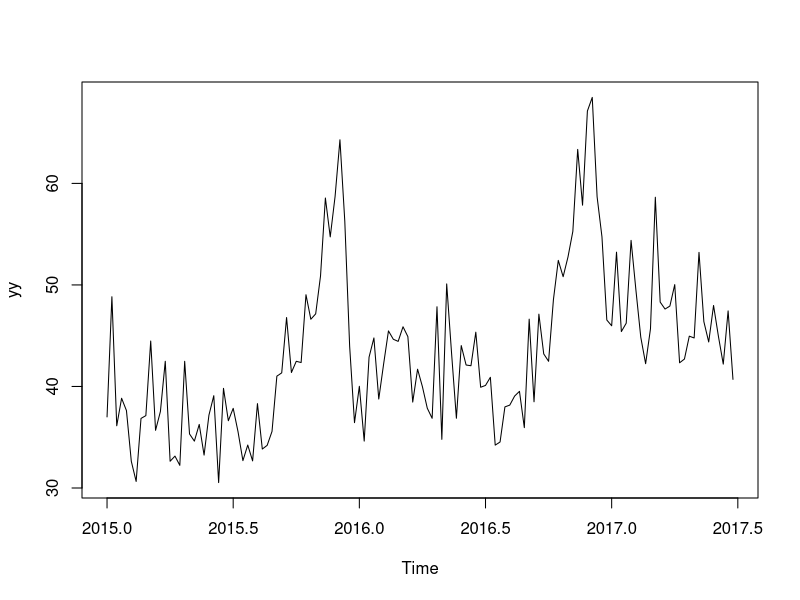
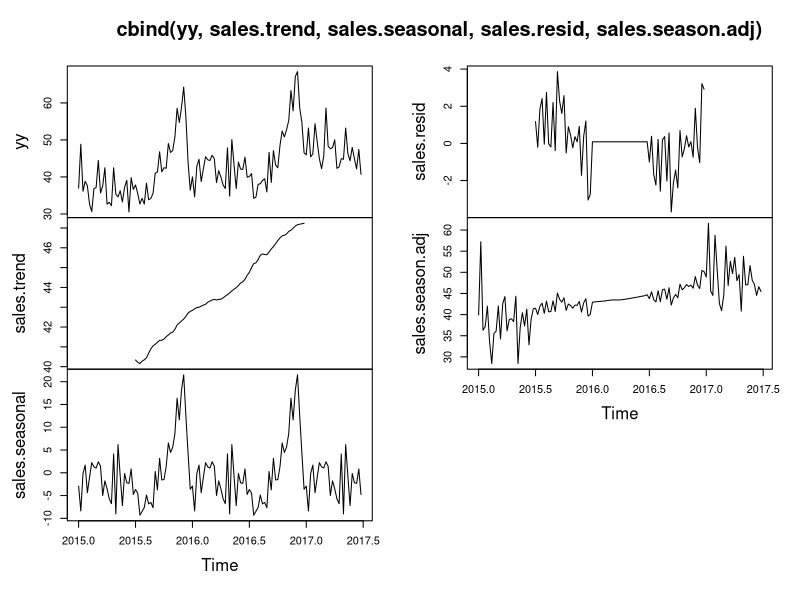
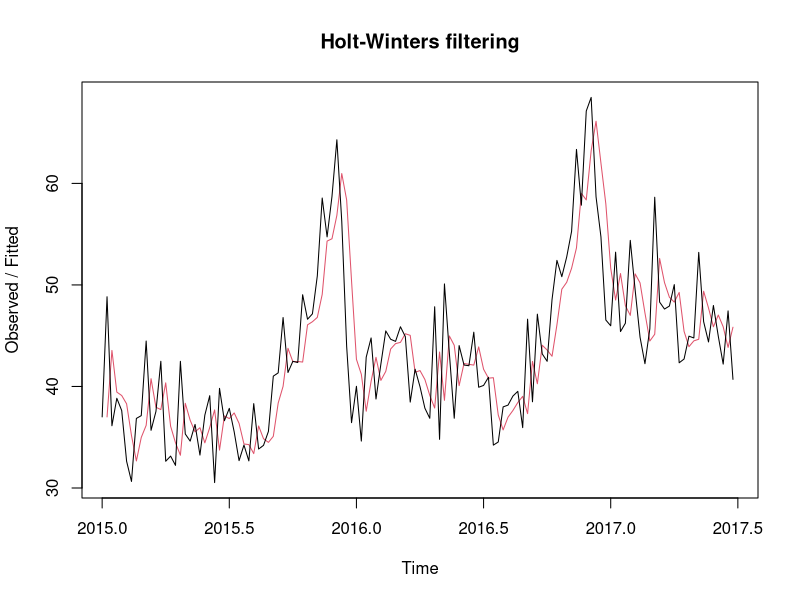
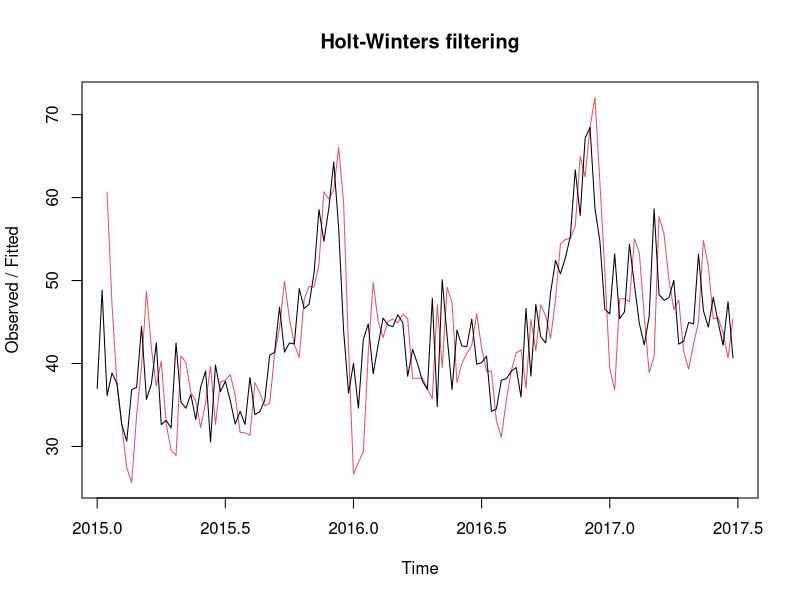
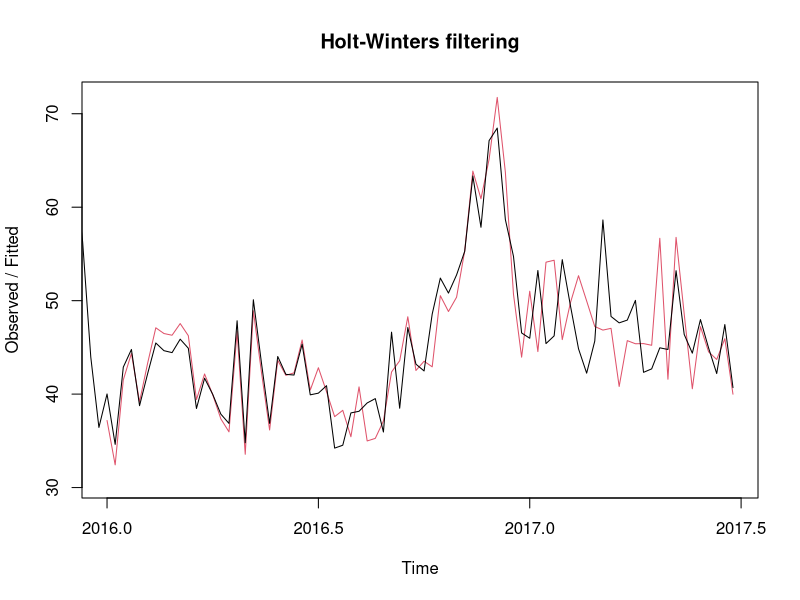
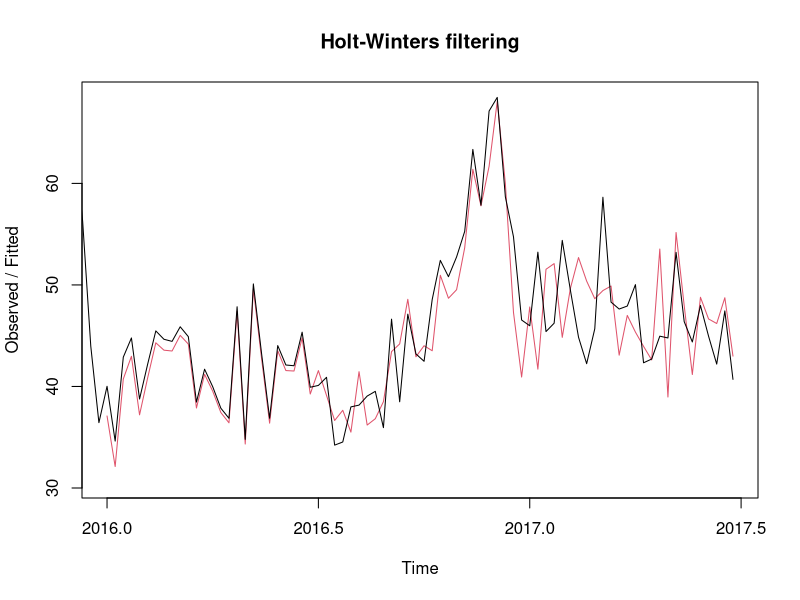
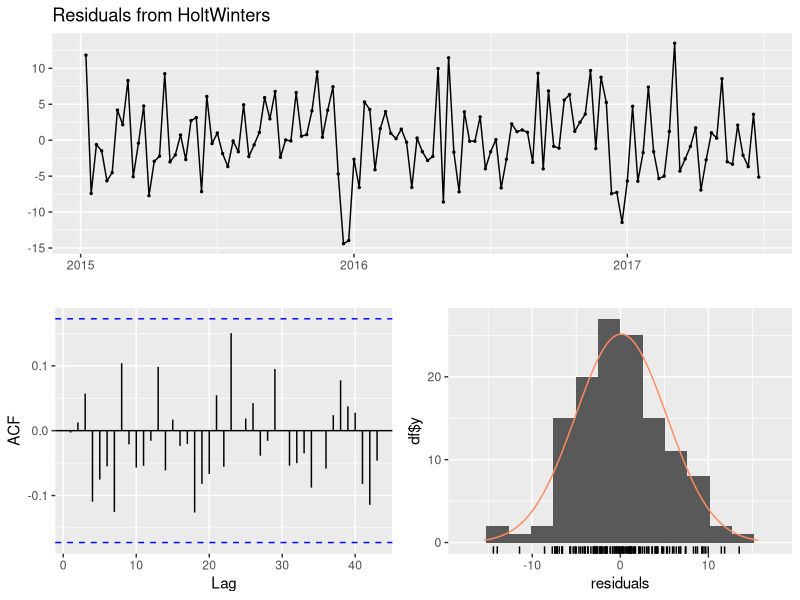
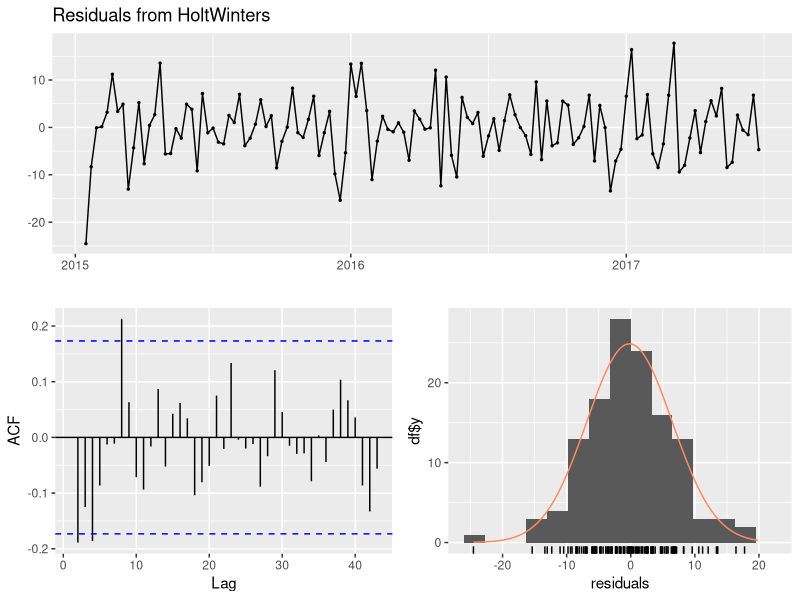

Here is the R script that generated these plots, in order:
#install.packages(c("forecast", "TTR"), dependencies=TRUE,repos="https://cloud.r-project.org")
library("forecast")								# install "forecast" package and load the library	
data<-read.csv("sample_data.csv", sep=",",dec=".",header=T) 	# weekly data
names(data)
head(data,5)

sales = data[,3]/1000000		# millions in xyz currency


##### Representing Data as Time Series Objects #####

yy = ts(sales, frequency = 52,start = c(2015,1)) # coverts sales data as time series object with start date and weekly frequency
plot.ts(yy)									# ALWAYS plot time series to see patterns: trend, cycle, variance over time



##### Time Series Decomposition  #####

## Sales: What's the growth rate? How do we obtain seasonally adjusted sales?
sales = decompose(yy) 
sales.trend = sales$trend
sales.seasonal = sales$seasonal
sales.resid = sales$random
sales.season.adj = yy - sales.seasonal	# seasonally adjusted sales
plot.ts(cbind(yy,sales.trend, sales.seasonal, sales.resid, sales.season.adj))


##### Holt-Winters Filter  #####
# combination 1
out1 = HoltWinters(yy, beta = FALSE, gamma = FALSE) 				# Holt-Winters Filtering - only level updating b/c beta and gamma are zeros
out1														# output -- see alpha estimate
out1$fitted 												# fitted values in training data
plot(out1)													# graph of actual (black) vs fitted (red)

# combination 2
out2 = HoltWinters(yy, beta = TRUE, gamma = FALSE) 				
out2														# output -- see alpha estimate
out2$fitted 												# fitted values in training data
plot(out2)													# graph of actual (black) vs fitted (red)

# combination 3
out3 = HoltWinters(yy, beta = TRUE, gamma = TRUE) 			
out3													# output -- see alpha estimate
out3$fitted 												# fitted values in training data
plot(out3)													# graph of actual (black) vs fitted (red)

# combination 4
out4 = HoltWinters(yy, beta = FALSE, gamma = TRUE) 			
out4														# output -- see alpha estimate
out4$fitted 												# fitted values in training data
plot(out4)													# graph of actual (black) vs fitted (red)
##### Check Residuals

checkresiduals(out1)
checkresiduals(out2)
checkresiduals(out3)
checkresiduals(out4)

##### Out of Sample Forecasts
out11 = forecast:::forecast.HoltWinters(out1, h = 26, level = c(68, 95))	 
out22 = forecast:::forecast.HoltWinters(out2, h = 26, level = c(68, 95))	
out33 = forecast:::forecast.HoltWinters(out3, h = 26, level = c(68, 95))	
out44 = forecast:::forecast.HoltWinters(out4, h = 26, level = c(68, 95))	



plot(out11)
plot(out22)
plot(out33)
plot(out44)



forecast::accuracy(out11)
forecast::accuracy(out22)
forecast::accuracy(out33)
forecast::accuracy(out44)

# Combination 4, with beta off and gamma on, yields the lowest RMSE and MAE. From the plots, we can
# also see that combination 4 has the narrowest confidence interval, which means it has a more accurate fit.
# Therefore, we choose combination 4, out4 = HoltWinters(yy, beta = FALSE, gamma = TRUE), as our final model.



